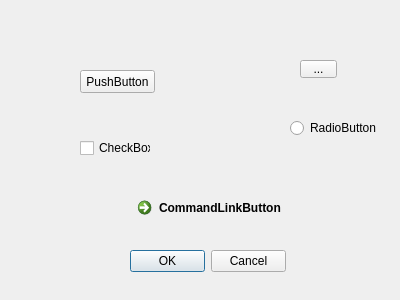
<?xml version="1.0" encoding="UTF-8"?>
<ui version="4.0">
 <class>SubWindow</class>
 <widget class="QDialog" name="SubWindow">
  <property name="geometry">
   <rect>
    <x>0</x>
    <y>0</y>
    <width>400</width>
    <height>300</height>
   </rect>
  </property>
  <property name="windowTitle">
   <string>Dialog</string>
  </property>
  <widget class="QPushButton" name="pushButton">
   <property name="geometry">
    <rect>
     <x>80</x>
     <y>70</y>
     <width>75</width>
     <height>23</height>
    </rect>
   </property>
   <property name="text">
    <string>PushButton</string>
   </property>
  </widget>
  <widget class="QToolButton" name="toolButton">
   <property name="geometry">
    <rect>
     <x>300</x>
     <y>60</y>
     <width>37</width>
     <height>18</height>
    </rect>
   </property>
   <property name="text">
    <string>...</string>
   </property>
  </widget>
  <widget class="QRadioButton" name="radioButton">
   <property name="geometry">
    <rect>
     <x>290</x>
     <y>120</y>
     <width>89</width>
     <height>16</height>
    </rect>
   </property>
   <property name="text">
    <string>RadioButton</string>
   </property>
  </widget>
  <widget class="QCommandLinkButton" name="commandLinkButton">
   <property name="geometry">
    <rect>
     <x>130</x>
     <y>190</y>
     <width>172</width>
     <height>41</height>
    </rect>
   </property>
   <property name="text">
    <string>CommandLinkButton</string>
   </property>
  </widget>
  <widget class="QCheckBox" name="checkBox">
   <property name="geometry">
    <rect>
     <x>80</x>
     <y>140</y>
     <width>71</width>
     <height>16</height>
    </rect>
   </property>
   <property name="text">
    <string>CheckBox</string>
   </property>
  </widget>
  <widget class="QDialogButtonBox" name="buttonBox">
   <property name="geometry">
    <rect>
     <x>130</x>
     <y>250</y>
     <width>156</width>
     <height>23</height>
    </rect>
   </property>
   <property name="standardButtons">
    <set>QDialogButtonBox::Cancel|QDialogButtonBox::Ok</set>
   </property>
  </widget>
 </widget>
 <resources/>
 <connections/>
</ui>
